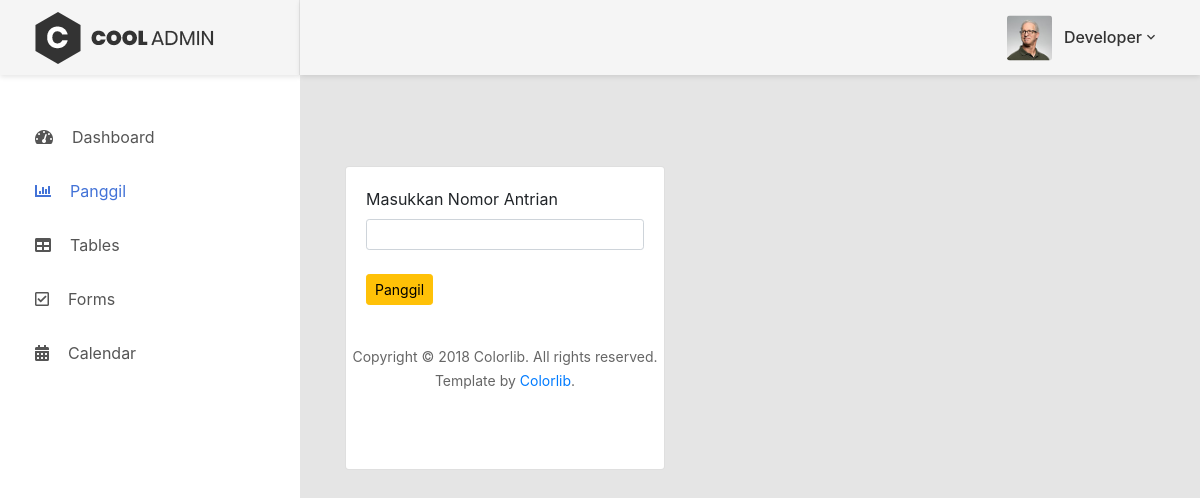
The page /chart.php on the database its author committed.
### tables this page shows
CREATE TABLE `dbadmin` (
  `id` int(11) NOT NULL,
  `userid` text NOT NULL,
  `pass` text NOT NULL,
  `nama` text NOT NULL,
  `foto` varchar(100) NOT NULL
);

### chart.php (the view, shortened to what this page needs)
<?php include "koneksi.php";
?>
<!DOCTYPE html>
<html lang="en">
<head>
    <link href="css/font-face.css" rel="stylesheet" media="all">
    <link href="vendor/font-awesome-4.7/css/font-awesome.min.css" rel="stylesheet" media="all">
    <link href="vendor/font-awesome-5/css/fontawesome-all.min.css" rel="stylesheet" media="all">
    <link href="vendor/mdi-font/css/material-design-iconic-font.min.css" rel="stylesheet" media="all">
    <link href="vendor/bootstrap-4.1/bootstrap.min.css" rel="stylesheet" media="all">
    <link href="vendor/animsition/animsition.min.css" rel="stylesheet" media="all">
    <link href="vendor/bootstrap-progressbar/bootstrap-progressbar-3.3.4.min.css" rel="stylesheet" media="all">
    <link href="vendor/wow/animate.css" rel="stylesheet" media="all">
    <link href="vendor/css-hamburgers/hamburgers.min.css" rel="stylesheet" media="all">
    <link href="vendor/slick/slick.css" rel="stylesheet" media="all">
    <link href="vendor/select2/select2.min.css" rel="stylesheet" media="all">
    <link href="vendor/perfect-scrollbar/perfect-scrollbar.css" rel="stylesheet" media="all">
    <link href="css/theme.css" rel="stylesheet" media="all">
</head>
<body class="animsition">
    <div class="page-wrapper">
        <aside class="menu-sidebar d-none d-lg-block">
            <div class="logo">
                <a href="#">
                    <img src="images/icon/logo.png" alt="Cool Admin" />
                </a>
            </div>
            <div class="menu-sidebar__content js-scrollbar1">
                <nav class="navbar-sidebar">
                    <ul class="list-unstyled navbar__list">
                        <li class="has-sub">
                            <a class="js-arrow" href="dashboard.php">
                                <i class="fas fa-tachometer-alt"></i>Dashboard</a>
                        </li>
                        <li class="active">
                            <a href="chart.php">
                                <i class="fas fa-chart-bar"></i>Panggil</a>
                        </li>
                        <li>
                            <a href="table.php">
                                <i class="fas fa-table"></i>Tables</a>
                        </li>
                        <li>
                            <a href="form.php">
                                <i class="far fa-check-square"></i>Forms</a>
                        </li>
                        <li>
                            <a href="calendar.php">
                                <i class="fas fa-calendar-alt"></i>Calendar</a>
                        </li>
                    </ul>
                </nav>
            </div>
        </aside>
        <div class="page-container">
            <header class="header-desktop">
                <div class="section__content section__content--p30">
                    <div class="container-fluid">
                        <div class="header-wrap">
                            <div class="header-button">
                                <div class="account-wrap">
                                    <div class="account-item clearfix js-item-menu">
                                        <div class="image">
                                        <?
                                                    $query = mysqli_query($conn, "SELECT * FROM dbadmin WHERE userid= userid");
                                                            $data=mysqli_fetch_array($query);
                                                        ?>
                                                        <img src="kedua/images/<?php echo $data['foto'];?>" />
                                        </div>
                                        <div class="content">
                                        <a class="js-acc-btn" href="#"><?php echo $data['nama'];?></a>
                                        </div>
                                    </div>
                                </div>
                            </div>
                        </div>
                    </div>
                </div>
            </header>
            <div class="main-content">
                <div class="section__content section__content--p30">
                    <div class="container-fluid">
                        <div class="row">
                            <?php
    include 'function.php';
?>
<head>
    <?= style_script()?>
</head>
<body onload="">
<div class="container" style="margin-top:50px">
<div class="row">
<div class="col-md-5 col-sm-12 col-xs-12">
<div class="card">
<div class="card-body">
<form method="post" action="panggil.php">
    <label>Masukkan Nomor Antrian</label>
    <input class="form-control form-control-sm" name="input"><br>
 <div class="btn btn-warning btn-sm">
						<button type='submit'>
                            Panggil
                        </button>
                    </div>
</form>
                        </div>
                        <div class="row">
                            <div class="col-md-12">
                                <div class="copyright">
                                    <p>Copyright © 2018 Colorlib. All rights reserved. Template by <a href="https://colorlib.com">Colorlib</a>.</p>
                                </div>
                            </div>
                        </div>
                    </div>
                </div>
            </div>
        </div>
    </div>
</body>
</html>

### rows shown on the page
dbadmin: foto (picture), nama "Developer"
